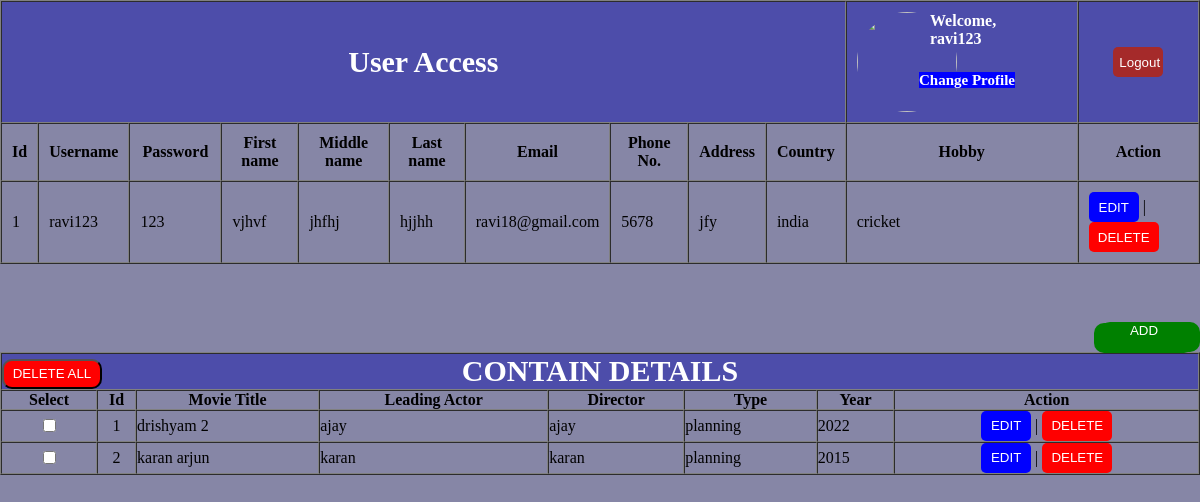
The app's page /userhome.php (signed in) with its own data.
### tables this page shows
CREATE TABLE `reg` (
  `id` int(11) NOT NULL,
  `uname` varchar(100) NOT NULL,
  `pass` varchar(100) NOT NULL,
  `fname` varchar(100) NOT NULL,
  `mname` varchar(100) NOT NULL,
  `lname` varchar(100) NOT NULL,
  `email` varchar(100) NOT NULL,
  `phone` varchar(100) NOT NULL,
  `address` varchar(100) NOT NULL,
  `country` varchar(100) NOT NULL,
  `filename` varchar(100) NOT NULL,
  `hobby` varchar(100) NOT NULL,
  `status` varchar(100) NOT NULL
);

CREATE TABLE `country` (
  `cu_id` int(11) NOT NULL,
  `cu_name` varchar(100) NOT NULL
);

CREATE TABLE `content` (
  `id` int(11) NOT NULL,
  `movie` varchar(100) NOT NULL,
  `actor` varchar(100) NOT NULL,
  `director` varchar(100) NOT NULL,
  `type` varchar(100) NOT NULL,
  `year` varchar(100) NOT NULL,
  `uname` varchar(100) NOT NULL
);

### reg_controller.php (called while the page is built, shortened)
<?php
include("reg_model.php");
class regcontroller
{
    function con_detail()
    {
        $obj=new regmodel;
        return $obj->mod_detail();
    }
    function con_profile($uname)
    {
        $obj=new regmodel;
        return $obj->mod_profile($uname);
    }
    function con_movie()
    {
        $obj=new regmodel;
        return $obj->mod_movie();
    }
}
$obj=new regcontroller;
$detail=$obj->con_detail();
if(isset($_SESSION["mvc_uname"]))
{
    $uname=$_SESSION["mvc_uname"];
    $obj=new regcontroller;
    $profile=$obj->con_profile($uname);
    $photo=mysqli_fetch_array($profile);
}
$obj=new regcontroller;
$movie=$obj->con_movie();
?>

### connect.php (called while the page is built, shortened)
<?php
class connect
{
      var $hostname="localhost";
      var $username="root";
      var $password="";
      var $db_name="assignment";
    function __construct()
    {
        $this->con=mysqli_connect($this->hostname,$this->username,$this->password,$this->db_name);
    }
}
?>

### reg_model.php (called while the page is built, shortened)
<?php
include("connect.php");
class regmodel extends connect
{
    function mod_detail()
    {
        $sel=mysqli_query($this->con,"select * from reg join country on reg.country=country.cu_id");
        return $sel;
    }
    function mod_profile($uname)
    {
        $sel=mysqli_query($this->con,"select * from reg where uname='$uname'");
        return $sel;
    }
    function mod_movie()
    {
        $sel=mysqli_query($this->con,"select * from content");
        return $sel;
    }
}
?>

### userhome.php (the view, shortened to what this page needs)
<?php
include("reg_controller.php");
?>
<!DOCTYPE html>
<html lang="en">
<head>
</head>
<body>
    <form method="post">
    <table border="1" cellpadding="10" cellspacing="0">
        <tr id="header0">
            <th colspan="10" style="color:white; font-size:30px;">User Access</th>
            <th style="color:white;" id="avatar">
            <div class="img">
            <?php
                if($photo["filename"]==true)
                {
                ?>
                    <img src="upload/<?php echo $photo["filename"]; ?>"/>
                <?php
                }
                else
                {
                ?>
                    <img src="avatar.png"/>
                <?php
                }
                ?>
                </div>
            <span>
                <?php
                    if(isset($_SESSION["mvc_uname"]))
                    {
                        echo "Welcome, ".$_SESSION["mvc_uname"];
                    }
                   else
                   {
                    header("location:login_view.php");
                   }
                ?>
                <span>
                <a href="userhome.php?profile">Change Profile</a>
                </span>
                </span>
            </th>
            <th><button id="log"><a href="logout.php" id="log">Logout</a></button></th>
        </tr>
        <tr id="navbar">
            <th>Id</th>
            <th>Username</th>
            <th>Password</th>
            <th>First name</th>
            <th>Middle name</th>
            <th>Last name</th>
            <th>Email</th>
            <th>Phone No.</th>
            <th>Address</th>
            <th>Country</th>
            <th>Hobby</th>
            <th>Action</th>
        </tr>
        <?php
        while($fetch=mysqli_fetch_array($detail))
        {
            if($_SESSION["mvc_id"]==$fetch["id"])
            {
        ?>
        <tr id="detail">
            <td><?php echo $fetch["id"]; ?></td>
            <td><?php echo $fetch["uname"]; ?></td>
            <td class="layoutpass"><?php echo $fetch["pass"]; ?></td>
            <td><?php echo $fetch["fname"]; ?></td>
            <td><?php echo $fetch["mname"]; ?></td>
            <td><?php echo $fetch["lname"]; ?></td>
            <td><?php echo $fetch["email"]; ?></td>
            <td><?php echo $fetch["phone"]; ?></td>
            <td><?php echo $fetch["address"]; ?></td>
            <td><?php echo $fetch["cu_name"]; ?></td>
            <td><?php echo $fetch["hobby"]; ?></td>
            <td><button><a href="reg_view.php?ed=<?php echo $fetch["id"] ?>">EDIT</a></button> | <button  id="delete"><a href="userhome.php?del=<?php echo $fetch["id"]; ?>" id="delete" onclick="return fun()">DELETE</a></button></td>
        </tr>
        <?php
            }
        }
        ?>
    </table>
</form>
    <br>
    <?php
        if(isset($_REQUEST["detailsadd"]))
        {
        ?>
        <form>
        </form>
        <?php
        }
        else
        {
        ?>
            <button  id="add1"><a href="userhome.php?detailsadd" id="add1">ADD</a></button>
        <?php
        }
        ?>
    <?php
        include("contentdetails.php");
    ?>
</body>
</html>

### contentdetails.php (shortened to what this page needs)
<!DOCTYPE html>
<html lang="en">
<head>
</head>
<body>
<form method="post">
<table border="1" cellpadding="0" cellspacing="0" class="main">
        <tr id="header">
            <th colspan="10" style="color:white; font-size:30px;"><input type="submit" name="delall1" value="DELETE ALL" id="all" onclick="return fun()">CONTAIN DETAILS</th>
           </tr>
        <tr id="navbar">
            <th>Select</th>
            <th>Id</th>
            <th>Movie Title</th>
            <th>Leading Actor</th>
            <th>Director</th>
            <th>Type</th>
            <th>Year</th>
            <th>Action</th>
        </tr>
        <?php
            $n=1;
            while($n<=1)
            {
                while($fetch=mysqli_fetch_array($movie))
                {
                 if($_SESSION["mvc_uname"]==$fetch["uname"])
                 {
            ?>
            <tr id="detail">
                <td align="center"><input type="checkbox" name="checkbox[]" value="<?php echo $fetch["id"]; ?>"></td>
                <td align="center"><?php echo $n; ?></td>
                <td><?php echo $fetch["movie"]; ?></td>
                <td><?php echo $fetch["actor"]; ?></td>
                <td><?php echo $fetch["director"]; ?></td>
                <td><?php echo $fetch["type"]; ?></td>
                <td><?php echo $fetch["year"]; ?></td>
                <td align="center"><button><a href="userhome.php?edcontent=<?php echo $fetch["id"] ?>">EDIT</a></button> | <button  id="delete"><a href="userhome.php?delcontent=<?php echo $fetch["id"]; ?>" id="delete" onclick="return fun()">DELETE</a></button></td>
            </tr>
            <?php
            $n++;
                 }
                }
                 break;
            }
        ?>
    </table>
    </form>
    </body>
</html>

### userhome.php (style rules this page uses)
body { margin: 0; padding: 0; background-color:rgb(134, 134, 166); }
table { width: 100%; }
a { width:100%; height:100%; background-color:blue; color:white; border:none; text-decoration:none; }
button { width:50px; height:30px; background-color:blue; color:white; border:none; border-radius:5px; }
#delete { width:70px; height:30px; background-color:red; }
#header { background-color:rgb(77, 77, 170); }
#header0 { background-color:rgb(77, 77, 170); height:120px; }
#navbar { background-color:rgb(134, 134, 166); font-size:16px; }
#detail { background-color:rgb(134, 134, 166); }
#log { background-color:brown; }
.main { margin-top:20px; width:100%; }
#add1 { width:100px; height:30px; border-radius:10px; background-color:green; float:right; }
#avatar { margin-right:80px; width:210px; text-align:right; }
#avatar span { position: absolute; width:50px; right:220px; }
#avatar span span { position: absolute; width:100px; font-size:15px; right:-35px; top:60px; }
.img { width:100px; height:100px; float:left; overflow:hidden; border-radius:50%; }
.img img { width:100%; height:100%; }
.layoutpass { word-break:break-all; width:70px; }

### contentdetails.php (style rules this page uses)
#all { width:100px; height:30px; margin-top:5px; background-color:red; float:left; margin-right:-600px; color:white; border-radius:10px; }

### records on screen
reg: id "1", uname "ravi123", pass "123", fname "vjhvf", mname "jhfhj", lname "hjjhh", email "ravi18@gmail.com", phone "5678", address "jfy", country.cu_name "india", hobby "cricket"
content: movie "drishyam 2", actor "ajay", director "ajay", type "planning", year "2022"
content: movie "karan arjun", actor "karan", director "karan", type "planning", year "2015"

### other values on screen
$_SESSION["mvc_uname"] "ravi123"
